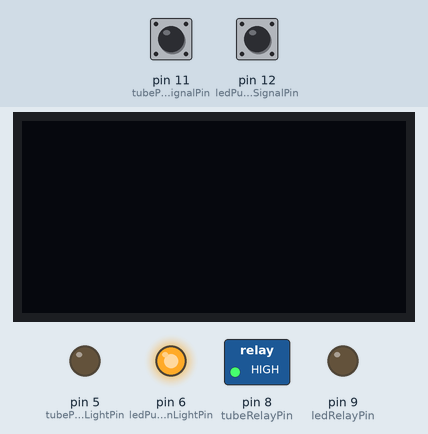
This sketch was run on a simulated Arduino Uno, built with avr-gcc and run on an emulated ATmega328P. Parts: 128×64 one-colour display, switched loads named in the sketch (green lamp = pin HIGH), output pins drawn as LEDs (lit = HIGH). Dashed ring = blinking. The inputs (shaded band) are chosen by the test bench; at power-on: pin 11 (tubePushButtonSignalPin) LOW, pin 12 (ledPushButtonSignalPin) LOW.

Above: at 1.2 s.
1.3 s: pin 11 (tubePushButtonSignalPin) pulled HIGH for 0.15 s
At 1.9 s:
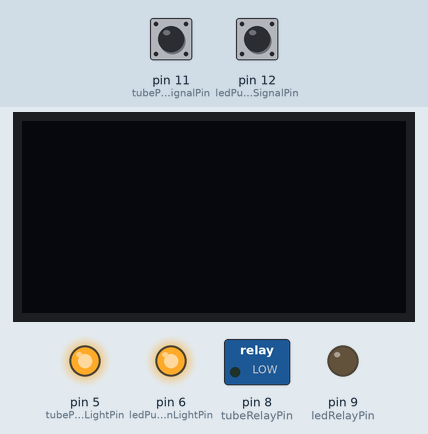
2.9 s: pin 11 (tubePushButtonSignalPin) pulled HIGH for 1 s
At 4.3 s:
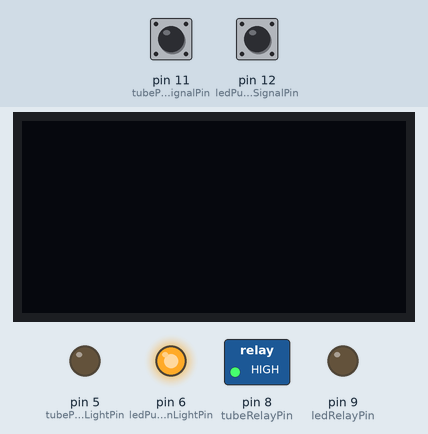
5.4 s: pin 11 (tubePushButtonSignalPin) pulled HIGH for 3.2 s
At 6.3 s:
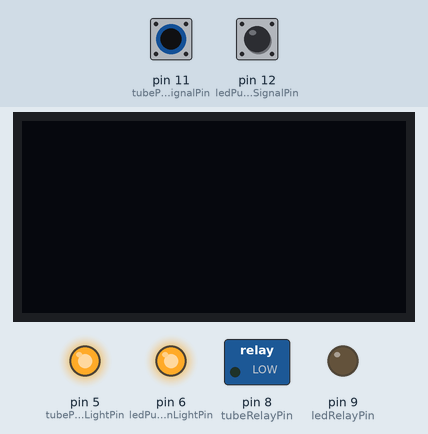
10.1 s: pin 12 (ledPushButtonSignalPin) pulsed HIGH 5 times (0.12 s each, 0.3 s apart)
At 10.68 s:
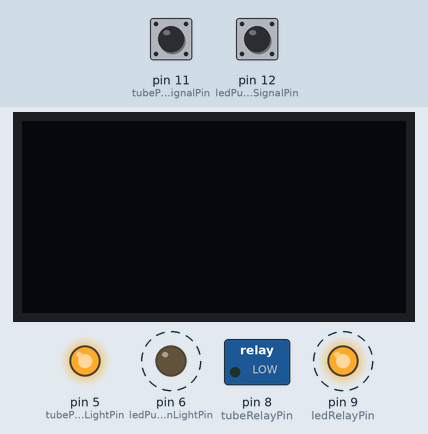
13.1 s: pin 11 (tubePushButtonSignalPin) driven HIGH and pin 12 (ledPushButtonSignalPin) driven HIGH
At 14.6 s:
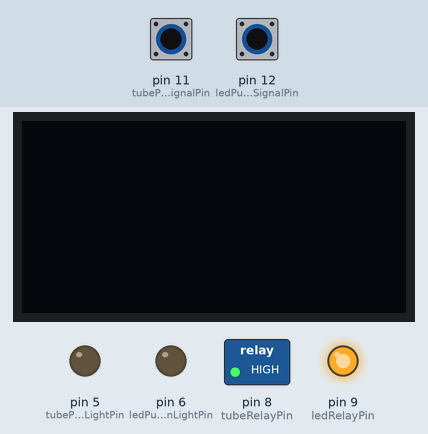
Timing chart, 0 to 15.7 s (numbered marks = the images above; inputs shaded):
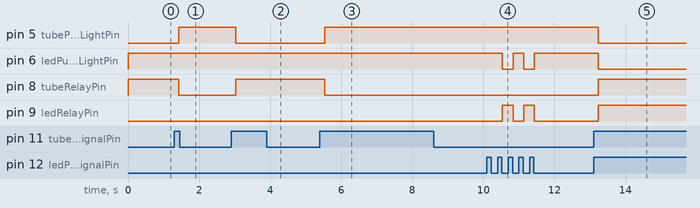

The sketch:

push_buttons.ino
```cpp
#include <Adafruit_SSD1306.h>
#include <splash.h>
#include <SPI.h>
#include <Wire.h>
#include <Adafruit_GFX.h>


#define SSD1306_LCDHEIGHT 64
#define OLED_RESET 4
Adafruit_SSD1306 display(OLED_RESET);

// Pins for Push Button signal
int ledPushButtonSignalPin = 12;
int tubePushButtonSignalPin = 11;

// Pins for relay signal
int ledRelayPin = 9;
int tubeRelayPin = 8;

// Pins for Button Light
int ledPushButtonLightPin = 6;
int tubePushButtonLightPin = 5;

// LED Button state variables
int ledButtonNew;
int ledButtonOld = 1;
int ledRelayState = 0;

// Tube light Button State variables
int tubeButtonNew;
int tubeButtonOld = 1;
int tubeRelayState = 0;


// Delay between inputs
int delayTime = 100;

void setup() {

  Serial.begin(9600);

  // Input mode for push button signal
  pinMode(ledPushButtonSignalPin, INPUT);
  pinMode(tubePushButtonSignalPin, INPUT);

  // Output for relay and Switch LED Pins
  pinMode(ledRelayPin, OUTPUT);
  pinMode(tubeRelayPin, OUTPUT);
  pinMode(ledPushButtonLightPin, OUTPUT);
  pinMode(tubePushButtonLightPin, OUTPUT);

  digitalWrite(ledRelayPin, LOW);
  digitalWrite(ledPushButtonLightPin, HIGH);

  digitalWrite(tubeRelayPin, HIGH);
  digitalWrite(tubePushButtonLightPin, LOW);

  display.begin(SSD1306_SWITCHCAPVCC, 0x3C);  // initialize I2C addr to 0x3C ( for 128x64 Display )

  display.clearDisplay();

}

void ReadLedSignal() {

  if (ledButtonOld == 0 && ledButtonNew == 1) {
    if (ledRelayState == 0) {
      digitalWrite(ledRelayPin, LOW);
      digitalWrite(ledPushButtonLightPin, HIGH);
      ledRelayState = 1;
    } else {
      digitalWrite(ledRelayPin, HIGH);
      digitalWrite(ledPushButtonLightPin, LOW);
      ledRelayState = 0;
    }
  }
  ledButtonOld = ledButtonNew;

}

void ReadTubeSignal() {

  if (tubeButtonOld == 0 && tubeButtonNew == 1) {
    if (tubeRelayState == 0) {
      digitalWrite(tubeRelayPin, LOW);
      digitalWrite(tubePushButtonLightPin, HIGH);
      tubeRelayState = 1;
    } else {
      digitalWrite(tubeRelayPin, HIGH);
      digitalWrite(tubePushButtonLightPin, LOW);
      tubeRelayState = 0;
    }
  }
  tubeButtonOld = tubeButtonNew;
}

void loop() {

  ledButtonNew = digitalRead(ledPushButtonSignalPin);
  tubeButtonNew = digitalRead(tubePushButtonSignalPin); \

  delay(delayTime);

  ReadLedSignal();

  ReadTubeSignal();
}
```

Source omitted: display.ino (17670 bytes)

Measured:
- after the input at 1.3 s, pin 5 (tubePushButtonLightPin): LOW → HIGH after 0.13 s; pin 8 (tubeRelayPin): HIGH → LOW after 0.13 s
- after the input at 2.9 s, pin 5 (tubePushButtonLightPin): HIGH → LOW after 0.13 s; pin 8 (tubeRelayPin): LOW → HIGH after 0.13 s
- after the input at 5.4 s, pin 5 (tubePushButtonLightPin): LOW → HIGH after 0.13 s; pin 8 (tubeRelayPin): HIGH → LOW after 0.13 s
- after the input at 10.1 s, pin 6 (ledPushButtonLightPin): alternates HIGH for 0.30 s and LOW for 0.30 s, 4 changes in all, then stays HIGH, starting after 0.43 s; pin 9 (ledRelayPin): alternates HIGH for 0.30 s and LOW for 0.30 s, 4 changes in all, then stays LOW, starting after 0.43 s
- after the input at 13.1 s, pin 5 (tubePushButtonLightPin), pin 6 (ledPushButtonLightPin): HIGH → LOW after 0.13 s; pin 8 (tubeRelayPin), pin 9 (ledRelayPin): LOW → HIGH after 0.13 s
